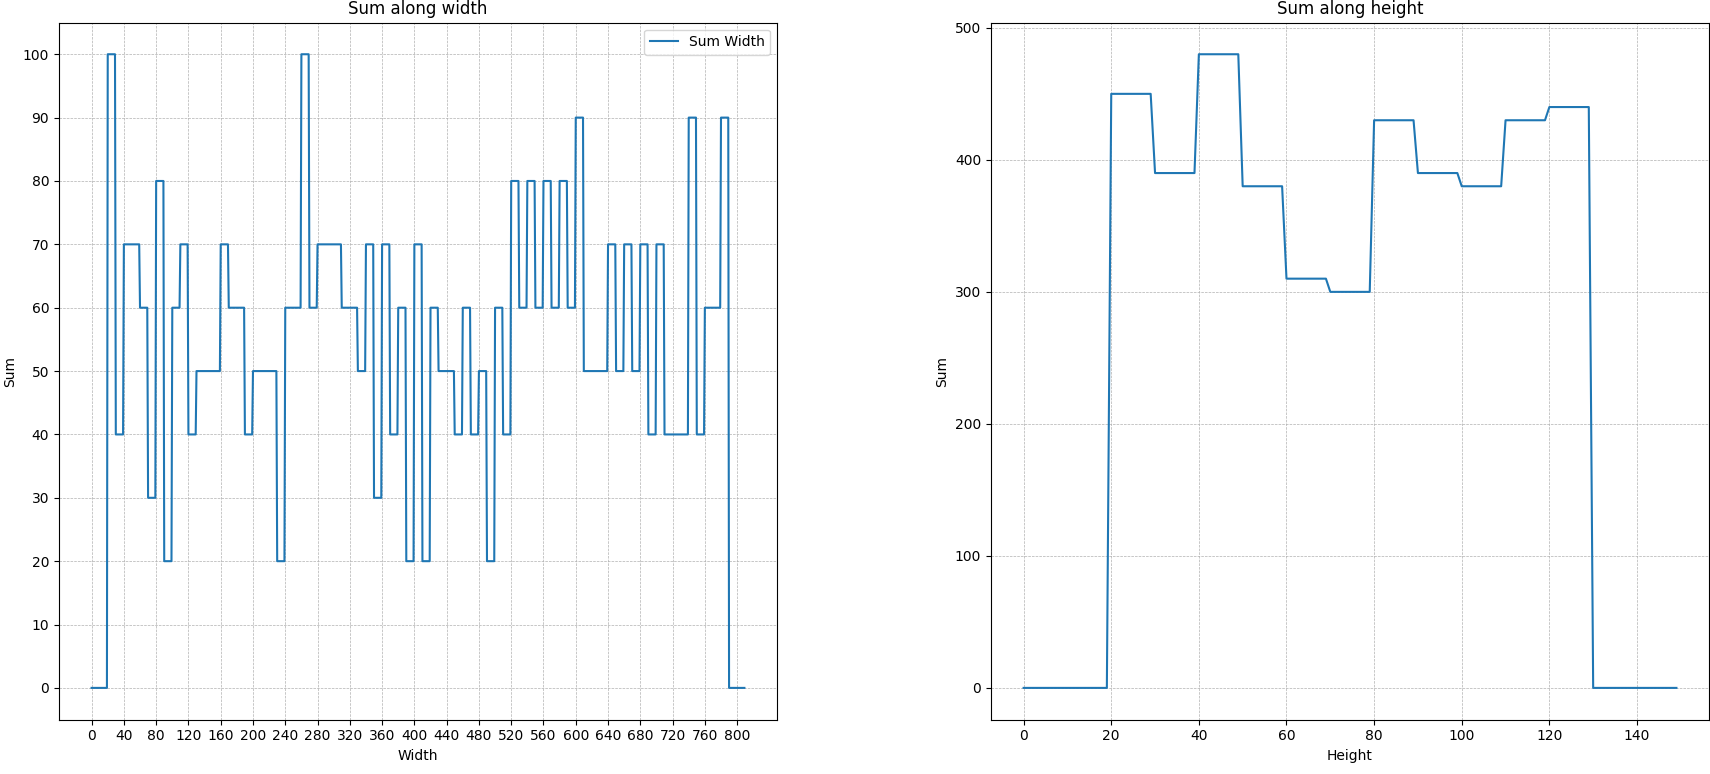

Python code for this plot:
#Display  plot sum along width and height

import matplotlib.pyplot as plt
import numpy as np
from PIL import Image

# Load the image
image_path = 'qrrrrrrrr.png'  # Update the path if needed
img = Image.open(image_path)

# Convert image to grayscale
img_gray = img.convert('L')
# Convert to numpy array
img_array = np.array(img_gray)
# Apply a threshold to get a binary image (0 or 255)
binary_image = (img_array < 128).astype(np.uint8)

# Sum along the width and height to find the number of unique columns and rows
sum_width = np.sum(binary_image, axis=0)
sum_height = np.sum(binary_image, axis=1)

plt.subplot(1, 2, 1)
plt.plot(sum_width, label="Sum Width")
plt.title("Sum along width")
plt.xlabel("Width")
plt.ylabel("Sum")
plt.xticks(np.arange(0, len(sum_width), 40))  # Adding sub-graduations every 10 steps
plt.yticks(np.arange(0, max(sum_width)+1, 10))  # Y-axis with 10px subunits
plt.grid(True, which='both', linestyle='--', linewidth=0.5)
plt.legend()  # Adding a legend

plt.subplot(1, 2, 2)
plt.plot(sum_height)
plt.title("Sum along height")
plt.xlabel("Height")
plt.ylabel("Sum")
plt.grid(True, which='both', linestyle='--', linewidth=0.5)

plt.tight_layout(rect=[0, 0.03, 1, 0.95])  # Adjust layout to make room for the overall title
plt.show()
